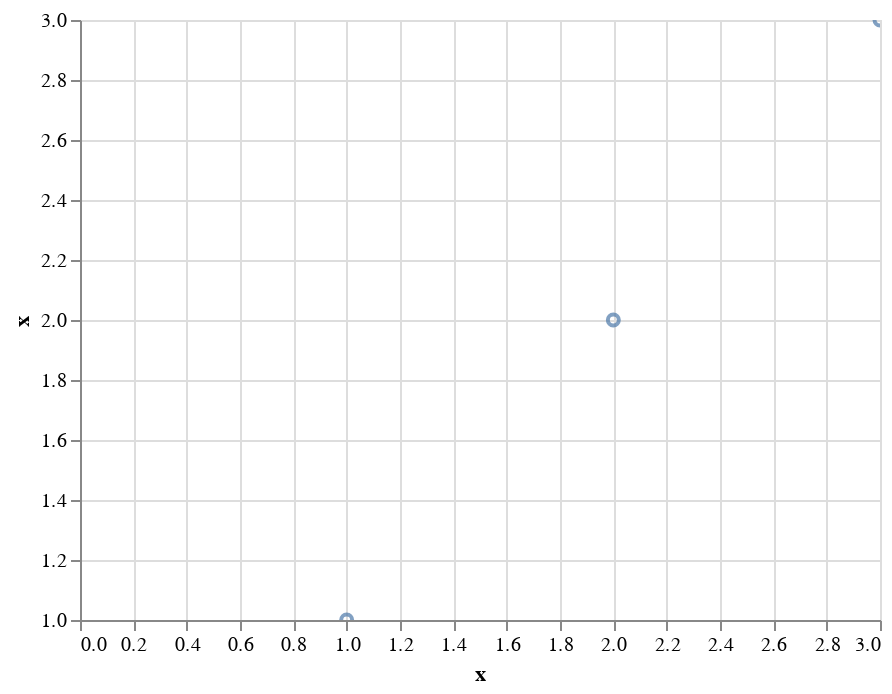

Notebook code for this chart:
### Code cell
df = DataFrame({'x': [1, 2, 3]})

def _pl(pdf):
    x = "x"
    y = 'x'

    h = (
        A.Chart(pdf)
        .mark_point()
        .encode(
            x=A.X(x, title=x),
            y=A.Y(y, title=y, scale=A.Scale(zero=False)),
            # color=color,
            tooltip=[
                # color,
                x,
                y,
            ],
        )
    )

    return h.interactive()

A.data_transformers.enable('default')

_pl(df)

### Figure 1 — Vega-Lite specification as saved in the notebook (floating-point values rounded to 4 significant figures)
{"config": {"view": {"continuousWidth": 400, "continuousHeight": 300}}, "data": {"name": "data-141a65cc4b9942b2824c8c8b99a633e9"}, "mark": "point", "encoding": {"tooltip": [{"type": "quantitative", "field": "x"}, {"type": "quantitative", "field": "x"}], "x": {"type": "quantitative", "field": "x", "title": "x"}, "y": {"type": "quantitative", "field": "x", "scale": {"zero": false}, "title": "x"}}, "selection": {"selector004": {"type": "interval", "bind": "scales", "encodings": ["x", "y"]}}, "$schema": "https://vega.github.io/schema/vega-lite/v4.8.1.json", "datasets": {"data-141a65cc4b9942b2824c8c8b99a633e9": [{"x": 1}, {"x": 2}, {"x": 3}]}}
